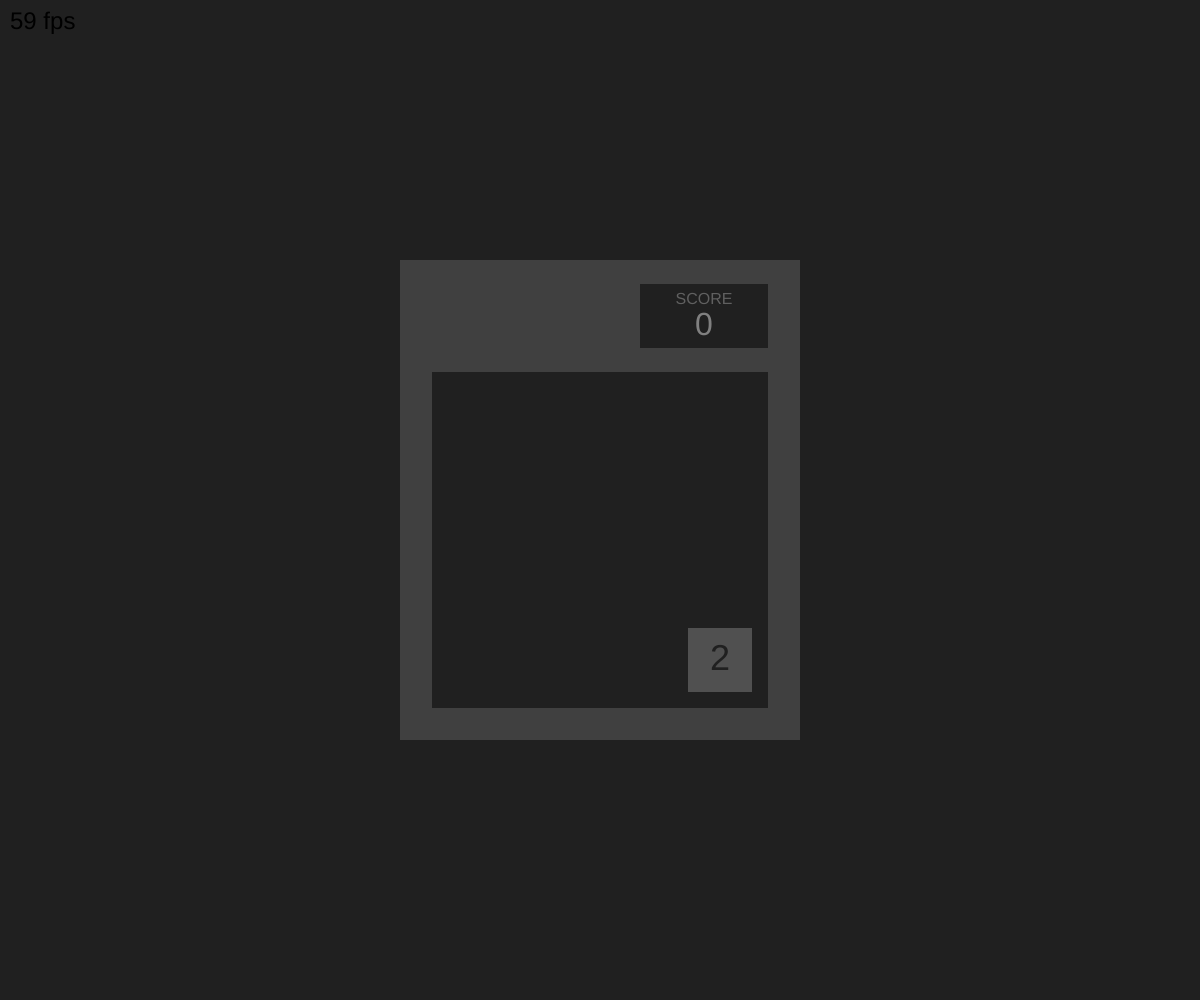
Frame 1 (no input)
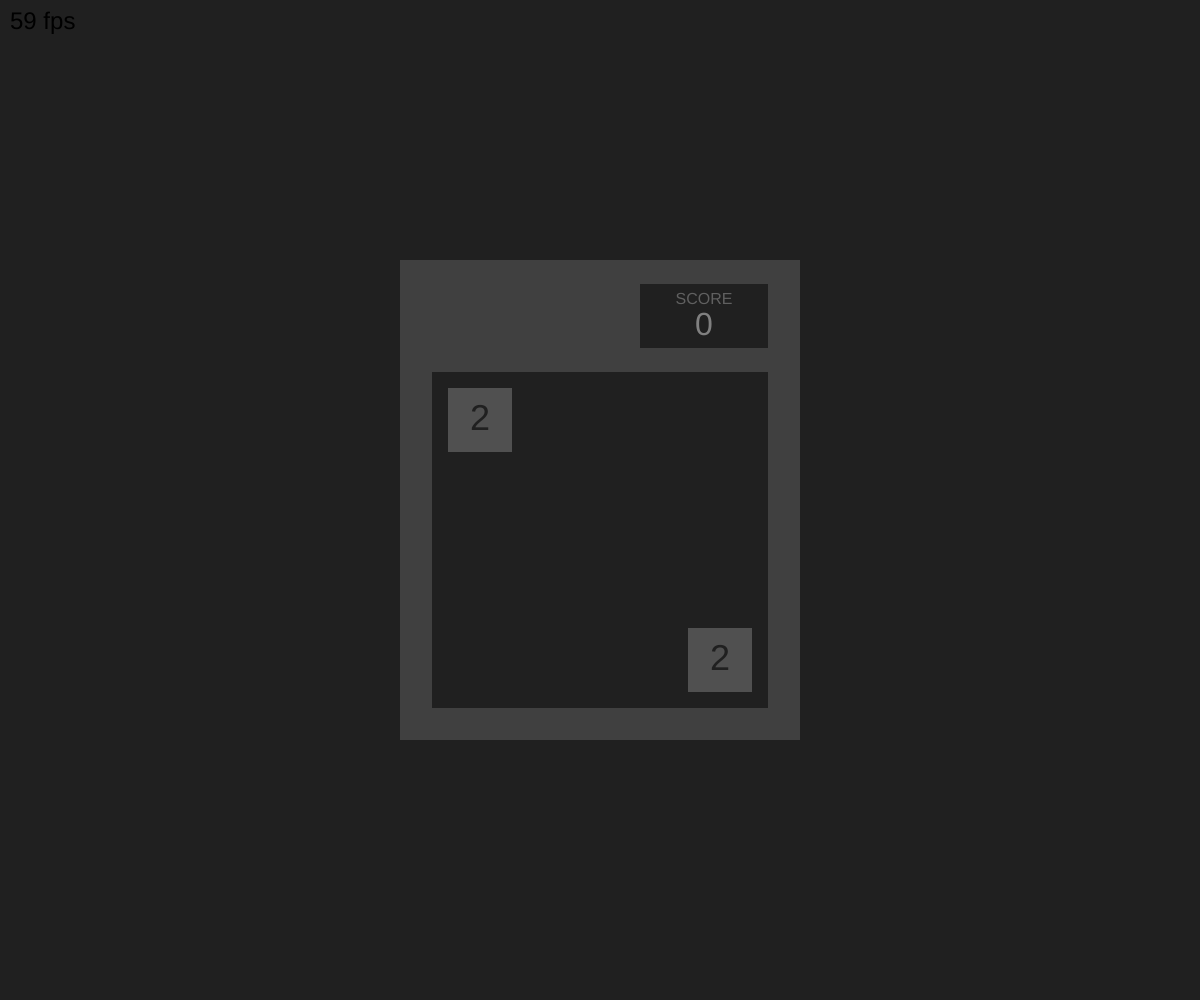
Frame 60 (no input)
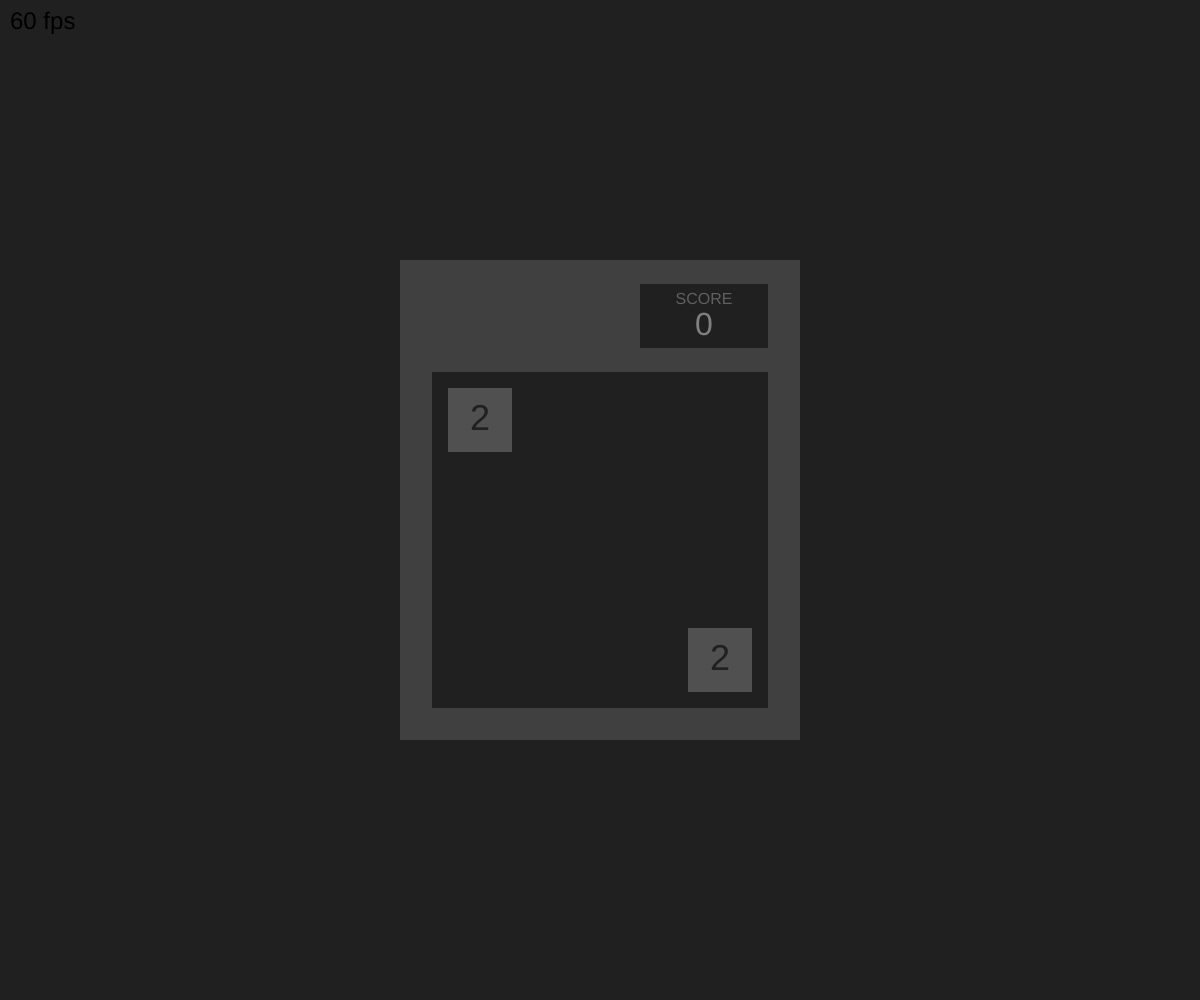
Frame 120 (the mouse pressed at the canvas centre since frame 60)

The p5.js sketch that drew these frames (run headless with seeded random() and noise() and a simulated clock; from frame 60 on, the mouse is pressed at the canvas centre):

// p5.js sketch
// ── sketch.js
//////////////// PROBLEMS TO SOLVE / FEATURES TO IMPLEMENT ////////////////

// ---- First item in grid briefly renders as "undefined"
// ---- Animation
// ---- End-of-game tests / restart game
// ---- Saving local highscores
// ---- Screenshot

//////////////// Global Variables ////////////////

var score = 0
var animationBlocks = []
const grid =
    [
        [0, 0, 0, 0],
        [0, 0, 0, 0],
        [0, 0, 0, 0],
        [0, 0, 0, 0]
    ]

var userCanInput = true

var frameTime = 0
var oldTime = 0
var fpsCooldown = 0
var fps = 0
var displayFPS = 0

//////////////// Convenience methods ////////////////

function convertX(x) {
    return x + width / 2
}

function convertY(y) {
    return -y + height / 2
}

function centerRect(x, y, w, h) {
    rect(convertX(x - w / 2), convertY(y + h / 2), w, h)
}

//////////////// Model ////////////////

var AnimationBlock = function () {
    this.setup = function (xIndex, yIndex) {
        this.xIndex = xIndex
        this.yIndex = yIndex
        this.x = this.targetX()
        this.y = this.targetY()
        this.inAnimation = false
    }

    this.update = function () {
        // Apply animations (use a simplified version for now)

        this.x = this.targetX()
        this.y = this.targetY()
        checkAnimationDone()

        // Render to screen

        const value = grid[this.yIndex][this.xIndex]
        const colorDeviation = (Math.log2(value) % 3) / 2 * 32
        fill(96 - colorDeviation)
        centerRect(this.x, this.y, 64, 64)

        if (!this.inAnimation) {
            const valueText = `${value}`

            fill(48 - colorDeviation)
            textSize(18 + 18 / valueText.length)
            textAlign(CENTER, CENTER)
            text(valueText, convertX(this.x), convertY(this.y))
        }
    }

    this.move = function (targetXIndex, targetYIndex) {
        this.xIndex = targetXIndex
        this.yIndex = targetYIndex
    }

    this.targetX = function () {
        return (this.xIndex - 1.5) * 80
    }

    this.targetY = function () {
        return (this.yIndex - 1.5) * -80 - 40
    }
}

function checkAnimationDone() {
    for (var i = 0; i < animationBlocks.length; i++) {
        if (animationBlocks[i].inAnimation) {
            return
        }
    }

    // If none of the animationBlocks are in animation:

    userCanInput = true
    animationBlocks = []

    for (var i = 0; i < 4; i++) {
        for (var j = 0; j < 4; j++) {
            const currentCell = grid[i][j]
            if (currentCell != 0) {
                const animationBlock = new AnimationBlock()
                animationBlock.setup(j, i)
                animationBlocks.push(animationBlock)
            }
        }
    }
}

function copyGrid(targetGrid) {
    const newGrid = []
    for (var i = 0; i < targetGrid.length; i++) {
        newGrid.push(targetGrid[i].slice())
    }
    return newGrid
}

function checkGridsEqual(grid1, grid2) {
    for (var i = 0; i < grid1.length; i++) {
        for (var j = 0; j < grid1[i].length; j++) {
            console.log(`${grid1[i][j]}, ${grid2[i][j]}`)
            if (grid1[i][j] != grid2[i][j]) {
                console.log("false")
                return false
            }
        }
    }
    console.log("true")
    return true
}

function generalShift(yDirection, xDirection) {
    // Arguments: -1, 0, 1
    // One and only one of the 2 arguments must be 0

    const oldGrid = copyGrid(grid)

    function getIndex(i, j, jDirection) {
        if (jDirection == 0) {
            return i
        }

        // Possible values: j, 3 - j
        return j * jDirection + 3 * (-jDirection + 1) / 2
    }

    function getAnimationBlock(xIndex, yIndex) {
        for (var i = 0; i < animationBlocks.length; i++) {
            const currentBlock = animationBlocks[i]
            if (currentBlock.xIndex = xIndex && currentBlock.yIndex == yIndex) {
                return currentBlock
            }
        }
    }

    for (var i = 0; i < 4; i++) {
        // Combine cells, then compress into tempArray

        var currentValue = 0
        var tempArray = []
        var animationArray = []

        for (var j = 0; j < 4; j++) {
            const yIndex = getIndex(i, j, yDirection)
            const xIndex = getIndex(i, j, xDirection)
            const currentCell = grid[yIndex][xIndex]

            // If combinable
            if (currentValue == currentCell && currentValue != 0) {
                grid[yIndex][xIndex] = 0

                if (tempArray.length > 0) {
                    tempArray.pop()
                }

                tempArray.push(currentCell * 2)
                score += currentCell * 2
                currentValue = 0

                animationArray.push(getAnimationBlock(xIndex, yIndex))
            }

            // If uncombinable
            if (grid[yIndex][xIndex] != 0) {
                currentValue = grid[yIndex][xIndex]
                tempArray.push(currentCell)
                animationArray.push(getAnimationBlock(xIndex, yIndex))
            }
        }

        // Dump tempArray back into the row or column

        const absoluteDirection = yDirection + xDirection

        function setCell(j, value) {
            grid[getIndex(i, j, yDirection)][getIndex(i, j, xDirection)] = value
        }

        for (var j = 0; j < tempArray.length; j++) {
            setCell(j, tempArray[j])
            //animationArray[j].move(getIndex(i, j, xDirection), getIndex(i, j, yDirection))
        }

        for (var j = tempArray.length; j < 4; j++) {
            setCell(j, 0)
        }
    }

    if (!checkGridsEqual(oldGrid, grid)) {
        newCell()
    } else {
        // Check if game is over
    }
}

function shiftLeft() {
    generalShift(0, 1)
}

function shiftRight() {
    generalShift(0, -1)
}

function shiftUp() {
    generalShift(1, 0)
}

function shiftDown() {
    generalShift(-1, 0)
}

function newCell() {
    var yIndex, xIndex
    do {
        yIndex = Math.floor(Math.random() * 4)
        xIndex = Math.floor(Math.random() * 4)
    } while (grid[yIndex][xIndex] != 0)

    // 90% chance of getting 2, 10% chance of getting 4
    grid[yIndex][xIndex] = 2 + 2 * Math.floor(Math.random() + 0.1)

    const animationBlock = new AnimationBlock()
    animationBlock.setup(xIndex, yIndex)
    animationBlocks.push(animationBlock)
}

//////////////// View Controller ////////////////

function keyPressed() {
    if (userCanInput) {
        userCanInput = false

        if (keyCode == UP_ARROW || key == "w") {
            shiftUp()
        } else if (keyCode == DOWN_ARROW || key == "s") {
            shiftDown()
        } else if (keyCode == LEFT_ARROW || key == "a") {
            shiftLeft()
        } else if (keyCode == RIGHT_ARROW || key == "d") {
            shiftRight()
        } else {
            userCanInput = true
        }
    }
}

function setup() {
    createCanvas(windowWidth, windowHeight)

    // Set up the two initial blocks
    for (var i = 1; i <= 2; i++) {
        newCell()
    }
}

function draw() {
    // Time updates

    frameTime = millis()
    var timeDiff = frameTime - oldTime
    fps = 1000 / (timeDiff)
    textSize(32)
    fpsCooldown -= timeDiff

    // UI Elements

    background(32)

    const centerRectWidth = 400
    const centerRectHeight = 480
    noStroke()
    fill(64)
    centerRect(0, 0, centerRectWidth, centerRectHeight)

    fill(32)
    centerRect(centerRectWidth / 2 - 64 - 32, centerRectHeight / 2 - 32 - 24, 128, 64)
    centerRect(0, -40, 336, 336)

    fill(96)
    textSize(16)
    textAlign(CENTER, TOP)
    text("SCORE", convertX(centerRectWidth / 2 - 64 - 32), convertY(centerRectHeight / 2 - 32))

    fill(128)
    textSize(32)
    textAlign(CENTER, BOTTOM)
    text(`${score}`, convertX(centerRectWidth / 2 - 64 - 32), convertY(centerRectHeight / 2 - 32 - 50))

    // Refresh animation blocks

    for (var i = 0; i < animationBlocks.length; i++) {
        animationBlocks[i].update()
    }

    // Display FPS

    if (fpsCooldown <= 0) {
        displayFPS = fps
        fpsCooldown = 1000
    }

    fill(0, 0, 0)
    textAlign(LEFT, TOP)
    textSize(24)
    text(`${Math.floor(displayFPS)} fps`, 10, 10)

    // Finalizing frame

    oldTime = millis()
}
